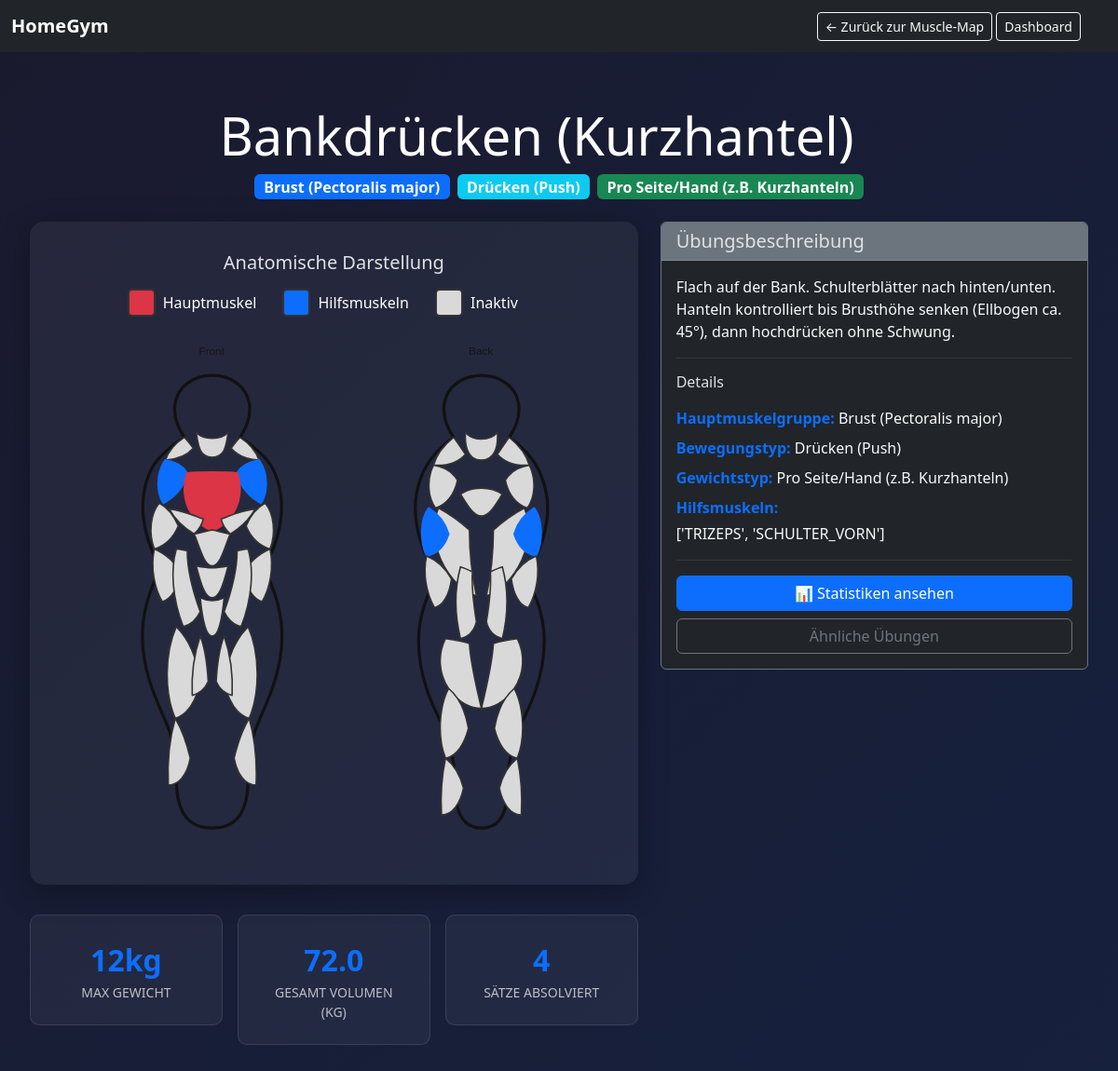
The page /uebung/1/ (signed in) on the database its author committed.
### core/models.py (models this page shows, shortened)
class Uebung(models.Model):
    bezeichnung = models.CharField(max_length=100, unique=True, verbose_name="Name der Übung")
    muskelgruppe = models.CharField(max_length=50, choices=MUSKELGRUPPEN, verbose_name="Hauptmuskel")
    hilfsmuskeln = models.JSONField(default=list, blank=True, verbose_name="Hilfsmuskelgruppen")
    gewichts_typ = models.CharField(max_length=20, choices=GEWICHTS_TYP, default='GESAMT', verbose_name="Gewichtsart")
    bewegungstyp = models.CharField(max_length=20, choices=BEWEGUNGS_TYP, default='ISOLATION', verbose_name="Bewegungsmuster")
    equipment = models.ManyToManyField(Equipment, related_name="uebungen", blank=True, verbose_name="Benötigtes Equipment")
    beschreibung = models.TextField(blank=True, verbose_name="Anleitung / Notizen")
    bild = models.ImageField(upload_to='uebungen_bilder/', blank=True, null=True, verbose_name="Foto/Grafik")
    video_link = models.URLField(blank=True, null=True, verbose_name="YouTube Link")
    favoriten = models.ManyToManyField(User, related_name="favoriten_uebungen", blank=True)
    erstellt_am = models.DateTimeField(auto_now_add=True)
    class Meta:
        verbose_name = "Übung"
        verbose_name_plural = "Übungen"
        ordering = ['bezeichnung']

### core/views.py (the view)
# urls.py: path('uebung/<int:uebung_id>/', views.uebung_detail, name='uebung_detail'),
@login_required
def uebung_detail(request, uebung_id):
    uebung = get_object_or_404(Uebung, id=uebung_id)
    muscle_mapping = {
        'BRUST': ['front_chest_left', 'front_chest_right'],
        'SCHULTER_VORN': ['front_delt_left', 'front_delt_right'],
        'SCHULTER_SEIT': ['front_delt_left', 'front_delt_right'],
        'SCHULTER_HINT': ['back_delt_left', 'back_delt_right'],
        'BIZEPS': ['front_biceps_left', 'front_biceps_right'],
        'TRIZEPS': ['back_triceps_left', 'back_triceps_right'],
        'UNTERARME': ['front_forearm_left', 'front_forearm_right', 'back_forearm_left', 'back_forearm_right'],
        'RUECKEN_LAT': ['back_lat_left', 'back_lat_right'],
        'RUECKEN_TRAPEZ': ['back_traps_left', 'back_traps_right', 'front_traps_left', 'front_traps_right'],
        'RUECKEN_OBERER': ['back_midback'],
        'RUECKEN_UNTEN': ['back_erectors_left', 'back_erectors_right'],
        'BAUCH': ['front_abs_upper', 'front_abs_mid', 'front_abs_lower', 'front_oblique_left', 'front_oblique_right'],
        'BEINE_QUAD': ['front_quad_left', 'front_quad_right'],
        'BEINE_HAM': ['back_hamstring_left', 'back_hamstring_right'],
        'PO': ['back_glute_left', 'back_glute_right'],
        'WADEN': ['front_calf_left', 'front_calf_right', 'back_calf_left', 'back_calf_right'],
        'ADDUKTOREN': ['front_adductor_left', 'front_adductor_right'],
        'ABDUKTOREN': [],
        'GANZKOERPER': [],
    }
    text_to_code = {
        'Trizeps': 'TRIZEPS',
        'Bizeps': 'BIZEPS',
        'Brust': 'BRUST',
        'Schulter - Vordere': 'SCHULTER_VORN',
        'Schulter - Seitliche': 'SCHULTER_SEIT',
        'Schulter - Hintere': 'SCHULTER_HINT',
        'Bauch': 'BAUCH',
        'Po': 'PO',
        'Unterarme': 'UNTERARME',
        'Rücken - Nacken/Trapez': 'RUECKEN_TRAPEZ',
        'Rücken - Breiter Muskel': 'RUECKEN_LAT',
        'Rücken - Latissimus': 'RUECKEN_LAT',
        'Unterer Rücken': 'RUECKEN_UNTEN',
        'Beine - Quadrizeps': 'BEINE_QUAD',
        'Beine - Hamstrings': 'BEINE_HAM',
        'Waden': 'WADEN',
        'Adduktoren': 'ADDUKTOREN',
    }
    main_muscle_ids = muscle_mapping.get(uebung.muskelgruppe, [])
    helper_muscle_ids = []
    if uebung.hilfsmuskeln:
        if isinstance(uebung.hilfsmuskeln, str):
            hilfs_codes = [h.strip() for h in uebung.hilfsmuskeln.split(',')]
        else:
            hilfs_codes = uebung.hilfsmuskeln
        for code in hilfs_codes:
            if code in muscle_mapping:
                helper_muscle_ids.extend(muscle_mapping.get(code, []))
    alle_saetze = Satz.objects.filter(einheit__user=request.user, uebung=uebung, ist_aufwaermsatz=False)
    max_gewicht = alle_saetze.aggregate(Max('gewicht'))['gewicht__max'] or 0
    total_volumen = sum(float(s.gewicht) * s.wiederholungen for s in alle_saetze)
    context = {
        'uebung': uebung,
        'main_muscle_ids': json.dumps(main_muscle_ids),
        'helper_muscle_ids': json.dumps(helper_muscle_ids),
        'max_gewicht': max_gewicht,
        'total_volumen': round(total_volumen, 1),
        'anzahl_saetze': alle_saetze.count(),
    }
    return render(request, 'core/uebung_detail.html', context)

### core/templates/core/uebung_detail.html (shortened to what this page needs)
{% load static %}
{% load static %}<!doctype html>
<html lang="de" data-bs-theme="dark" id="htmlRoot">
<head>
    <link href="https://cdn.jsdelivr.net/npm/bootstrap@5.3.3/dist/css/bootstrap.min.css" rel="stylesheet">
</head>
<body>
    <nav class="navbar navbar-dark bg-dark mb-4">
        <div class="container-fluid">
            <a class="navbar-brand" href="{% url 'dashboard' %}">
                <strong>HomeGym</strong>
            </a>
            <div>
                <a href="{% url 'muscle_map' %}" class="btn btn-outline-light btn-sm">← Zurück zur Muscle-Map</a>
                <a href="{% url 'dashboard' %}" class="btn btn-outline-light btn-sm">Dashboard</a>
                        <button onclick="toggleTheme()" class="btn btn-sm btn-outline-secondary border-0 ms-2" title="Theme wechseln">
            </button>
</div>
        </div>
    </nav>
    <div class="detail-container">
        <div class="text-center mb-4">
            <div class="d-flex align-items-center justify-content-center gap-3 mb-2">
                <h1 class="display-4 text-white mb-0">{{ uebung.bezeichnung }}</h1>
                <button class="btn btn-outline-warning btn-lg border-0 favorite-btn"
                        onclick="toggleFavorite({{ uebung.id }})"
                        id="favoriteBtn"
                        title="Zu Favoriten hinzufügen">
                </button>
            </div>
            <div class="d-flex justify-content-center gap-2 mb-3">
                <span class="badge bg-primary fs-6">{{ uebung.get_muskelgruppe_display }}</span>
                <span class="badge bg-info fs-6">{{ uebung.get_bewegungstyp_display }}</span>
                <span class="badge bg-success fs-6">{{ uebung.get_gewichts_typ_display }}</span>
            </div>
        </div>
        <div class="row g-4">
            <div class="col-lg-7">
                <div class="svg-container">
                    <h5 class="mb-3 text-center">Anatomische Darstellung</h5>
                    <div class="text-center mb-4">
                        <div class="legend-item">
                            <div class="legend-color" style="background-color: #dc3545;"></div>
                            <span class="text-white">Hauptmuskel</span>
                        </div>
                        <div class="legend-item">
                            <div class="legend-color" style="background-color: #0d6efd;"></div>
                            <span class="text-white">Hilfsmuskeln</span>
                        </div>
                        <div class="legend-item">
                            <div class="legend-color" style="background-color: #d9d9d9;"></div>
                            <span class="text-white">Inaktiv</span>
                        </div>
                    </div>
                    <div id="svgWrapper"></div>
                </div>
                <div class="row g-3 mt-3">
                    <div class="col-md-4">
                        <div class="stats-card">
                            <div class="stats-value">{{ max_gewicht }}kg</div>
                            <div class="stats-label">Max Gewicht</div>
                        </div>
                    </div>
                    <div class="col-md-4">
                        <div class="stats-card">
                            <div class="stats-value">{{ total_volumen }}</div>
                            <div class="stats-label">Gesamt Volumen (kg)</div>
                        </div>
                    </div>
                    <div class="col-md-4">
                        <div class="stats-card">
                            <div class="stats-value">{{ anzahl_saetze }}</div>
                            <div class="stats-label">Sätze Absolviert</div>
                        </div>
                    </div>
                </div>
            </div>
            <div class="col-lg-5">
                <div class="card card-stat border-secondary">
                    <div class="card-header bg-secondary">
                        <h5 class="mb-0">Übungsbeschreibung</h5>
                    </div>
                    <div class="card-body">
                        {% if uebung.beschreibung %}
                        <p class="text-light">{{ uebung.beschreibung }}</p>
                        {% else %}
                        <p class="text-muted fst-italic">Keine Beschreibung verfügbar</p>
                        {% endif %}
                        <hr class="border-secondary">
                        <h6 class="mb-3">Details</h6>
                        <ul class="list-unstyled">
                            <li class="mb-2">
                                <strong class="text-primary">Hauptmuskelgruppe:</strong>
                                <span class="text-light">{{ uebung.get_muskelgruppe_display }}</span>
                            </li>
                            <li class="mb-2">
                                <strong class="text-primary">Bewegungstyp:</strong>
                                <span class="text-light">{{ uebung.get_bewegungstyp_display }}</span>
                            </li>
                            <li class="mb-2">
                                <strong class="text-primary">Gewichtstyp:</strong>
                                <span class="text-light">{{ uebung.get_gewichts_typ_display }}</span>
                            </li>
                            {% if uebung.hilfsmuskeln %}
                            <li class="mb-2">
                                <strong class="text-primary">Hilfsmuskeln:</strong>
                                <div class="mt-1 text-light">
                                    {{ uebung.hilfsmuskeln }}
                                </div>
                            </li>
                            {% endif %}
                        </ul>
                        <hr class="border-secondary">
                        <div class="d-grid gap-2">
                            <a href="{% url 'exercise_stats' uebung.id %}" class="btn btn-primary">
                                📊 Statistiken ansehen
                            </a>
                            <a href="{% url 'muscle_map' %}?muskelgruppe={{ uebung.muskelgruppe }}" class="btn btn-outline-secondary">
                                Ähnliche Übungen
                            </a>
                        </div>
                    </div>
                </div>
            </div>
        </div>
    </div>
</body>
</html>

### core/templates/core/uebung_detail.html (style rules this page uses)
body { background: linear-gradient(135deg, #1a1a2e 0%, #16213e 100%); min-height: 100vh; }
.detail-container { max-width: 1200px; margin: 0 auto; padding: 2rem; }
.svg-container { background: rgba(255, 255, 255, 0.05); border-radius: 15px; padding: 2rem; box-shadow: 0 8px 32px rgba(0, 0, 0, 0.3); }
.stats-card { background: rgba(255, 255, 255, 0.05); border: 1px solid rgba(255, 255, 255, 0.1); border-radius: 10px; padding: 1.5rem; text-align: center; }
.stats-value { font-size: 2rem; font-weight: bold; color: #0d6efd; }
.stats-label { font-size: 0.875rem; color: rgba(255, 255, 255, 0.7); text-transform: uppercase; }
.legend-item { display: inline-flex; align-items: center; gap: 0.5rem; margin-right: 1.5rem; }
.legend-color { width: 30px; height: 30px; border-radius: 5px; border: 2px solid #333; }

### rows shown on the page
Uebung: bezeichnung "Bankdrücken (Kurzhantel)", muskelgruppe "Brust (Pectoralis major)", bewegungstyp "Drücken (Push)", gewichts_typ "Pro Seite/Hand (z.B. Kurzhanteln)", beschreibung "Flach auf der Bank. Schulterblätter nach hinten/unten. Hanteln kontrolliert bis Brusthöhe senken (Ellbogen ca. 45°), dann hochdrücken ohne Schwung.", hilfsmuskeln "['TRIZEPS', 'SCHULTER_VORN']"

### other values the page prints
{{ max_gewicht }} "12"
{{ total_volumen }} "72.0"
{{ anzahl_saetze }} "4"
